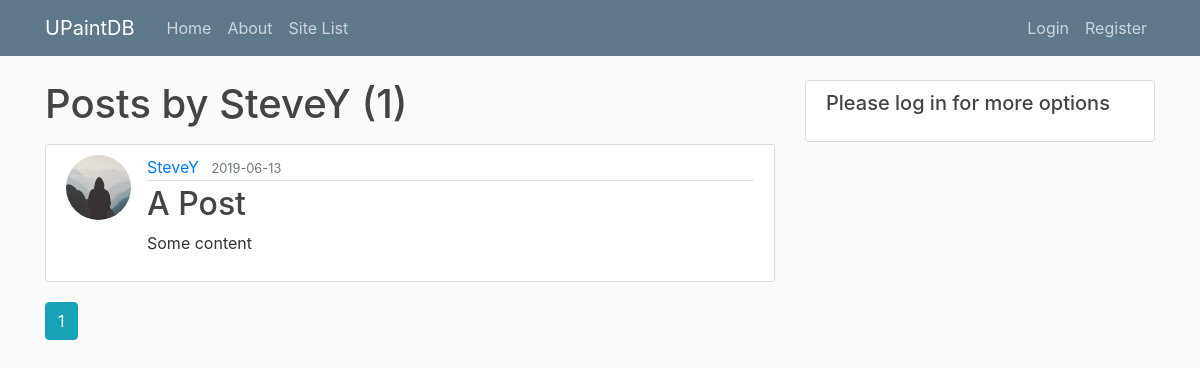
/user/SteveY, run on the app's committed database.
### ultradb/models.py (models this page shows, shortened)
class User(db.Model, UserMixin):
    id = db.Column(db.Integer, primary_key=True)
    username = db.Column(db.String(20), unique=True, nullable=False)
    email = db.Column(db.String(120), unique=True, nullable=False)
    fName = db.Column(db.String(30), nullable=False)
    lName = db.Column(db.String(30), nullable=False)
    cellPhone = db.Column(db.String(20))
    image_file = db.Column(db.String(40), nullable=False, default='default.jpg')
    password = db.Column(db.String(60), nullable=False)
    posts = db.relationship('Post', backref='author', lazy=True)
    timesheets = db.relationship('Timesheet', secondary=user_timesheet, backref=db.backref('user', lazy='dynamic'), lazy='dynamic')

class Post(db.Model):
    id = db.Column(db.Integer, primary_key=True)
    title = db.Column(db.String(100), nullable=False)
    date_posted = db.Column(db.DateTime, nullable=False, default=datetime.utcnow)
    content = db.Column(db.Text, nullable=False)
    user_id = db.Column(db.Integer, db.ForeignKey('user.id'), nullable=False)

### ultradb/routes.py (the view)
@app.route("/user/<string:username>")
def user_posts(username):
    page = request.args.get('page', 1, type=int)
    user = User.query.filter_by(username=username).first_or_404()
    posts = Post.query.filter_by(author=user)\
        .order_by(Post.date_posted.desc())\
        .paginate(page=page, per_page=5)
    return render_template('user_posts.html', posts=posts, user=user)

### ultradb/templates/user_posts.html
{% extends "layout.html" %}
{% block content %}
    <h1 class="mb-3">Posts by {{ user.username }} ({{ posts.total }})</h1>
    {% for post in posts.items %}
        <article class="media content-section">
          <img class="rounded-circle article-img" src="{{ url_for('static', filename='profile_pics/' + post.author.image_file) }}">
          <div class="media-body">
            <div class="article-metadata">
              <a class="mr-2" href="{{ url_for('user_posts', username=post.author.username) }}">{{ post.author.username }}</a>
              <small class="text-muted">{{ post.date_posted.strftime('%Y-%m-%d') }}</small>
            </div>
            <h2><a class="article-title" href="{{ url_for('post', post_id=post.id) }}">{{ post.title }}</a></h2>
            <p class="article-content">{{ post.content }}</p>
          </div>
        </article>
    {% endfor %}
    {% for page_num in posts.iter_pages(left_edge=1, right_edge=1, left_current=1, right_current=2) %}
      {% if page_num %}
        {% if posts.page == page_num %}
          <a class="btn btn-info mb-4" href="{{ url_for('user_posts', username=user.username, page=page_num) }}">{{ page_num }}</a>
        {% else %}
          <a class="btn btn-outline-info mb-4" href="{{ url_for('user_posts', username=user.username, page=page_num) }}">{{ page_num }}</a>
        {% endif %}
      {% else %}
        ...
      {% endif %}
    {% endfor %}
{% endblock content %}

### ultradb/static/main.css (style rules this page uses)
body { background: #fafafa; color: #333333; margin-top: 5rem; }
h1, h2, h3, h4, h5, h6 { color: #444444; }
.content-section { background: #ffffff; padding: 10px 20px; border: 1px solid #dddddd; border-radius: 3px; margin-bottom: 20px; }
.article-title { color: #444444; }
.article-content { white-space: pre-line; }
.article-img { height: 65px; width: 65px; margin-right: 16px; }
.article-metadata { padding-bottom: 1px; margin-bottom: 4px; border-bottom: 1px solid #e3e3e3 }

### data on the page
User: username "SteveY"
Post: image_file (placeholder picture), author.username "SteveY", date_posted "2019-06-13", title "A Post", content "Some content"

### other printed values
{{ posts.total }} "1"
{{ page_num }} "1"
